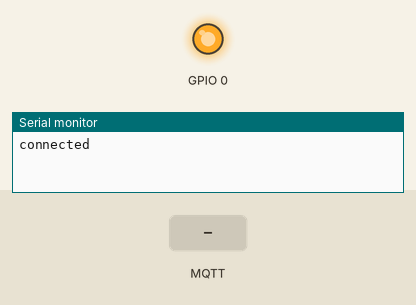
Simulated run of this sketch. Board: ESP8266 (NodeMCU). Shown: output pins drawn as LEDs (lit = HIGH), the last lines printed to the serial monitor. The inputs (shaded band) are chosen by the test bench. No MQTT or app messages arrive unless stated.

Above: at 2.3 s.
2.4 s: MQTT message "1" arrives on the first subscribed topic
At 2.5 s:
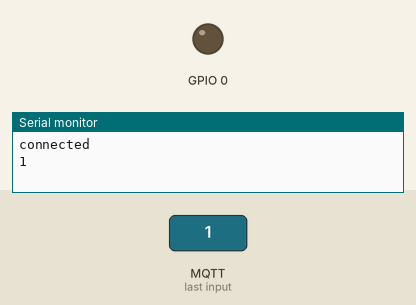
4.1 s: MQTT message "1" arrives on the second subscribed topic
At 11.35 s:
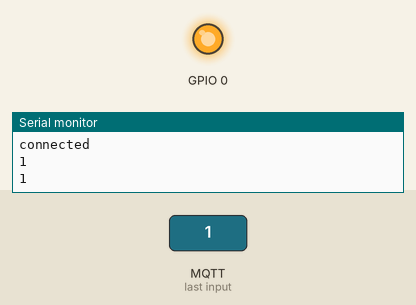
Timing chart, 0 to 11.6 s (numbered marks = the images above; inputs shaded):
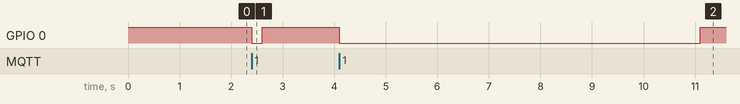

The sketch:

PC_ON.ino
```cpp
#include "ESP8266WiFi.h"
#include "EspMQTTClient.h"
#define PUB_DELAY (5 * 1000)

EspMQTTClient client(
  "RingoStarr",
  "4815162342",
  "dev.rightech.io",
  "mqtt-maxmukovin-0o9iyx"
);
void setup() {
  pinMode(0, OUTPUT);
  digitalWrite(0, 1);
  Serial.begin(9600);
}

void onConnectionEstablished() {

  Serial.println("connected");

    client.subscribe("base/relay/wakepc1", [] (const String & payload) {
      Serial.println(payload);
      if (!payload.toInt() == 0){
      digitalWrite(0, !payload.toInt());
      delay(200);
      digitalWrite(0, payload.toInt());
      }
    });
    client.subscribe("base/relay/rebootpc1", [] (const String & payload) {
      Serial.println(payload);
      if (!payload.toInt() == 0){
      digitalWrite(0, !payload.toInt());
      delay(7000);
      digitalWrite(0, payload.toInt());
      }
    });
}

void loop() {
  client.loop();
}
```

Measured:
- after the input at 2.4 s, GPIO 0: HIGH → LOW at once, → HIGH 0.20 s later
- after the input at 4.1 s, GPIO 0: HIGH → LOW at once, → HIGH 7.0 s later
